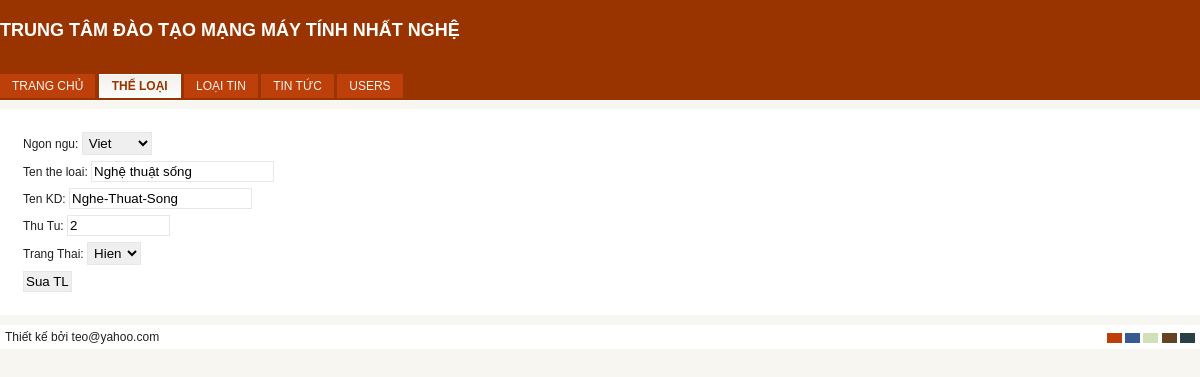
The app's page /admin/index.php?key=tls&idTL=3 (signed in) with its own data.
### tables this page shows
CREATE TABLE IF NOT EXISTS `theloai` (
  `idTL` int(11) NOT NULL AUTO_INCREMENT,
  `lang` char(2) NOT NULL DEFAULT 'vi',
  `TenTL` varchar(255) NOT NULL DEFAULT '',
  `TenTL_KhongDau` varchar(100) DEFAULT NULL,
  `ThuTu` int(11) DEFAULT '0',
  `AnHien` tinyint(1) DEFAULT '1',
  PRIMARY KEY (`idTL`),
  UNIQUE KEY `TenTL` (`TenTL`)
);

### admin/theloai_sua.php (the view, shortened to what this page needs)
<?php
if(isset($_GET['idTL'])){
	include("../connect.php");
	$idTL=$_GET['idTL'];
	$sl="select * from theloai where idTL=$idTL";
	$kq=mysqli_query($link,$sl);
	$d=mysqli_fetch_array($kq);
?>
<form id="form1" name="form1" method="post" action="process.php">
  <p>
    <label for="lang">Ngon ngu:</label>
    <select name="lang" id="lang">
      <option value="vi">Viet</option>
    </select>
  </p>
  <p>
    <label for="TenTL">Ten the loai:</label>
    <input type="text" name="TenTL" id="TenTL" value="<?php echo $d['TenTL'];?>">
  </p>
  <p>
    <label for="TenTL_KhongDau">Ten KD:</label>
    <input type="text" name="TenTL_KhongDau" id="TenTL_KhongDau" value="<?php echo $d['TenTL_KhongDau'];?>">
  </p>
  <p>
    <label for="ThuTu">Thu Tu:</label>
    <input name="ThuTu" type="text" id="ThuTu" size="10" value="<?php echo $d['ThuTu'];?>">
  </p>
  <p>
    <label for="AnHien">Trang Thai:</label>
    <select name="AnHien" id="AnHien">
      <option value="1" <?php if($d['AnHien']==1) echo "selected";?>>Hien</option>
    </select>
  </p>
  <p>
    <input type="submit" name="suatl" id="suatl" value="Sua TL">
  </p>
</form>
<?php } ?>

### admin/css/theme1.css (style rules this page uses)
body { background:#f3f9ff url(../img/bg_blue.jpg) repeat-x top; color: #202020; }
input { border:1px solid #666666; }
select { border:1px solid #d9e6f0; }

### admin/css/style.css (style rules this page uses)
* { margin:0; padding:0; }
body { font-size: 12px; font-family: Arial, Tahoma, Verdana; }
p { padding:3px; }
input { padding:2px; }
select { padding:2px; }
form { padding:10px; margin:0 auto; }

### admin/css/theme.css (style rules this page uses)
body { background:#f7f6f0 url(../img/bg.jpg) repeat-x top; color: #202020; }
input { border:1px solid #e8e7e1; }
select { border:1px solid #e8e7e1; }

### records on screen
theloai: TenTL "Nghệ thuật sống", TenTL_KhongDau "Nghe-Thuat-Song", ThuTu "2", AnHien "Hien"
